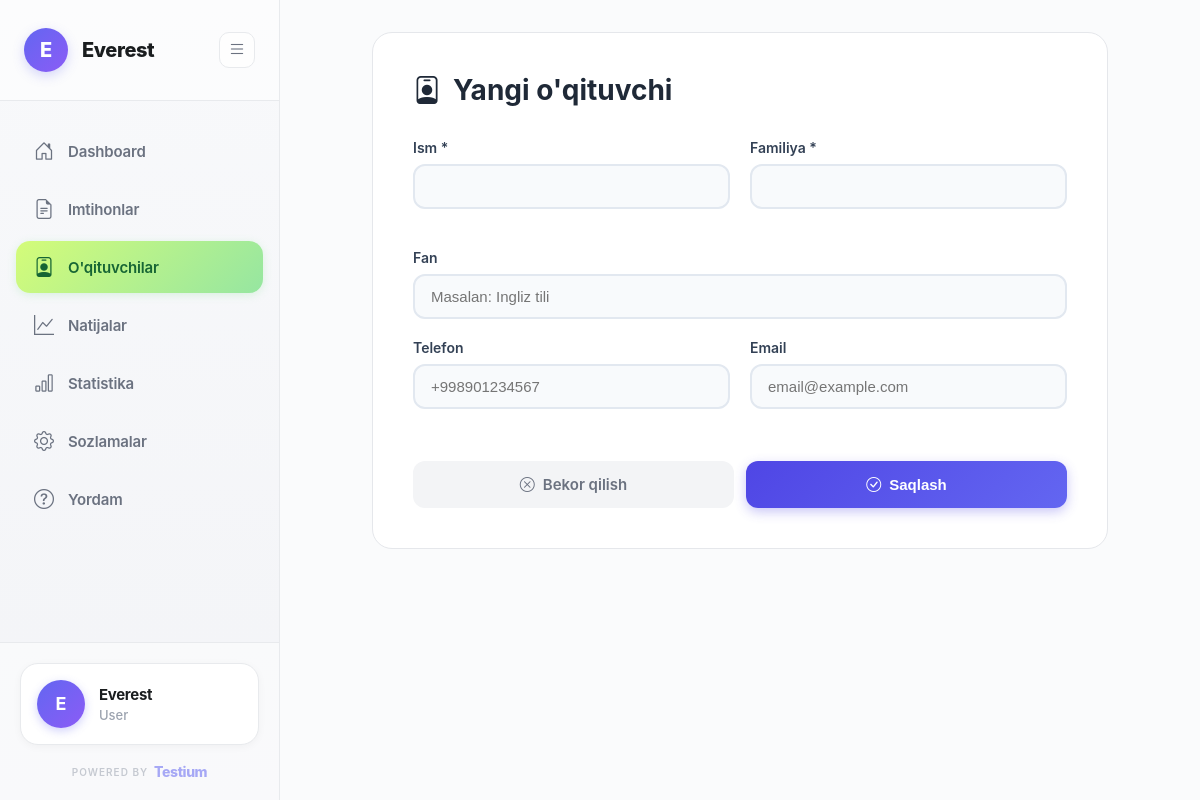
Page /teachers/create/ (signed in) on the committed database.
### organizations/models.py (models this page shows, shortened)
class Organization(AbstractUser):
    full_name = models.CharField(max_length=255, default='User')
    organization_name = models.CharField(max_length=255)
    email = models.EmailField(unique=True)
    phone = models.CharField(max_length=20, unique=True)
    created_at = models.DateTimeField(auto_now_add=True)
    updated_at = models.DateTimeField(auto_now=True)
    USERNAME_FIELD = 'email'
    REQUIRED_FIELDS = ['username', 'full_name', 'organization_name']
    class Meta:
        db_table = 'organizations'
        verbose_name = 'Organization'
        verbose_name_plural = 'Organizations'

### organizations/views_mvt.py (the view, shortened to what this page needs)
@login_required
def teacher_create_view(request):
    return render(request, 'organizations/teacher_form.html', {'title': 'Yangi o\'qituvchi'})

### organizations/context_processors.py (called while the page is built)
def organization_settings(request):
    if request.user.is_authenticated and hasattr(request.user, 'settings'):
        return {
            'org_settings': request.user.settings
        }
    return {}

### templates/organizations/teacher_form.html (shortened to what this page needs)
{% extends 'base.html' %}
{% block content %}
<div class="page-container">
    <div class="form-card">
        <h1 class="form-title">
            <i class="bi bi-person-badge"></i>
            {{ title }}
        </h1>
        <form method="post">
            <div class="form-row">
                <div class="form-group">
                    <label class="form-label">Ism *</label>
                    <input type="text" name="first_name" class="form-control"
                           value="{{ teacher.first_name|default:'' }}" required>
                </div>
                <div class="form-group">
                    <label class="form-label">Familiya *</label>
                    <input type="text" name="last_name" class="form-control"
                           value="{{ teacher.last_name|default:'' }}" required>
                </div>
            </div>
            <div class="form-group">
                <label class="form-label">Fan</label>
                <input type="text" name="subject" class="form-control"
                       value="{{ teacher.subject|default:'' }}" placeholder="Masalan: Ingliz tili">
            </div>
            <div class="form-row">
                <div class="form-group">
                    <label class="form-label">Telefon</label>
                    <input type="text" name="phone" class="form-control"
                           value="{{ teacher.phone|default:'' }}" placeholder="+998901234567">
                </div>
                <div class="form-group">
                    <label class="form-label">Email</label>
                    <input type="email" name="email" class="form-control"
                           value="{{ teacher.email|default:'' }}" placeholder="email@example.com">
                </div>
            </div>
            <div class="form-actions">
                <a href="{% url 'teacher_list' %}" class="btn btn-secondary">
                    <i class="bi bi-x-circle"></i>
                    Bekor qilish
                </a>
                <button type="submit" class="btn btn-primary">
                    <i class="bi bi-check-circle"></i>
                    Saqlash
                </button>
            </div>
        </form>
    </div>
</div>
{% endblock %}

### templates/base.html (shortened to what this page needs)
<!DOCTYPE html>
<html lang="uz">
<head>
    <link href="https://cdn.jsdelivr.net/npm/bootstrap-icons@1.10.0/font/bootstrap-icons.css" rel="stylesheet">
    {% load static %}
</head>
<body>
    {% if user.is_authenticated %}
    <div class="dashboard-layout">
        <aside class="sidebar" id="sidebar">
            <div class="sidebar-header">
                <a href="{% url 'dashboard' %}" class="logo">
                    {% if user.settings.logo %}
                    <div class="logo-icon" style="background: none; padding: 0;">
                        <img src="{{ user.settings.logo.url }}" alt="{{ user.organization_name }}" style="width: 40px; height: 40px; object-fit: cover; border-radius: 50%;">
                    </div>
                    {% else %}
                    <div class="logo-icon">
                        {{ user.organization_name|first|upper }}
                    </div>
                    {% endif %}
                    <span class="logo-text">{{ user.organization_name }}</span>
                </a>
                <button class="toggle-btn" id="toggleSidebar">
                    <i class="bi bi-list"></i>
                </button>
            </div>
            <nav class="sidebar-menu">
                <a href="{% url 'dashboard' %}" class="menu-item {% if request.resolver_match.url_name == 'dashboard' %}active{% endif %}">
                    <i class="bi bi-house-door"></i>
                    <span>Dashboard</span>
                </a>
                <a href="{% url 'exam_list' %}" class="menu-item {% if 'exam' in request.path and 'result' not in request.path %}active{% endif %}">
                    <i class="bi bi-file-earmark-text"></i>
                    <span>Imtihonlar</span>
                </a>
                <a href="{% url 'teacher_list' %}" class="menu-item {% if 'teacher' in request.path %}active{% endif %}">
                    <i class="bi bi-person-badge"></i>
                    <span>O'qituvchilar</span>
                </a>
                <a href="{% url 'results_list' %}" class="menu-item {% if request.resolver_match.url_name == 'results_list' or request.resolver_match.url_name == 'result_detail' %}active{% endif %}">
                    <i class="bi bi-graph-up"></i>
                    <span>Natijalar</span>
                </a>
                <a href="{% url 'analytics' %}" class="menu-item {% if request.resolver_match.url_name == 'analytics' %}active{% endif %}">
                    <i class="bi bi-bar-chart"></i>
                    <span>Statistika</span>
                </a>
                <a href="{% url 'settings' %}" class="menu-item {% if 'settings' in request.path %}active{% endif %}">
                    <i class="bi bi-gear"></i>
                    <span>Sozlamalar</span>
                </a>
                <a href="{% url 'support' %}" class="menu-item {% if 'support' in request.path %}active{% endif %}">
                    <i class="bi bi-question-circle"></i>
                    <span>Yordam</span>
                </a>
            </nav>
            <div class="sidebar-footer">
                <a href="#" onclick="confirmLogout(event)" class="user-profile">
                    <div class="user-avatar">
                        {{ user.organization_name|first|upper }}
                    </div>
                    <div class="user-info">
                        <div class="user-name">{{ user.organization_name }}</div>
                        <div class="user-role">{{ user.full_name }}</div>
                    </div>
                </a>
                <div class="powered-by">
                    <a href="https://testium.uz" target="_blank" class="powered-link">
                        <span class="powered-label">POWERED BY</span>
                        <span class="powered-brand">Testium</span>
                    </a>
                </div>
            </div>
        </aside>
        <main class="main-content">
            {% block content %}{% endblock %}
        </main>
    </div>
    {% endif %}
</body>
</html>

### templates/organizations/teacher_form.html (style rules this page uses)
.page-container { padding: 32px; max-width: 800px; margin: 0 auto; }
.form-card { background: white; border-radius: 20px; padding: 40px; border: 1px solid #e5e7eb; }
.form-title { font-size: 28px; font-weight: 700; color: #1f2937; margin-bottom: 32px; display: flex; align-items: center; gap: 12px; }
.form-row { display: grid; grid-template-columns: 1fr 1fr; gap: 20px; margin-bottom: 20px; }
.form-group { margin-bottom: 20px; }
.form-label { display: block; font-size: 14px; font-weight: 600; color: #334155; margin-bottom: 8px; }
.form-control { width: 100%; padding: 12px 16px; font-size: 15px; border: 2px solid #e2e8f0; border-radius: 12px; background: #f8fafc; color: #1e293b; transition: all 0.3s ease; outline: none; }
.form-actions { display: flex; gap: 12px; margin-top: 32px; }
.btn { flex: 1; padding: 14px 24px; border: none; border-radius: 12px; font-size: 15px; font-weight: 600; cursor: pointer; transition: all 0.3s ease; text-decoration: none; display: inline-flex; align-items: center; justify-content: center; gap: 8px; }
.btn-primary { background: linear-gradient(135deg, #4F46E5, #6366F1); color: white; box-shadow: 0 4px 12px rgba(79, 70, 229, 0.3); }
.btn-secondary { background: #f3f4f6; color: #6b7280; }

### rows in the picture
Organization: organization_name|first "E", organization_name "Everest", full_name "User"

### other values in the picture
{{ title }} "Yangi o'qituvchi"
